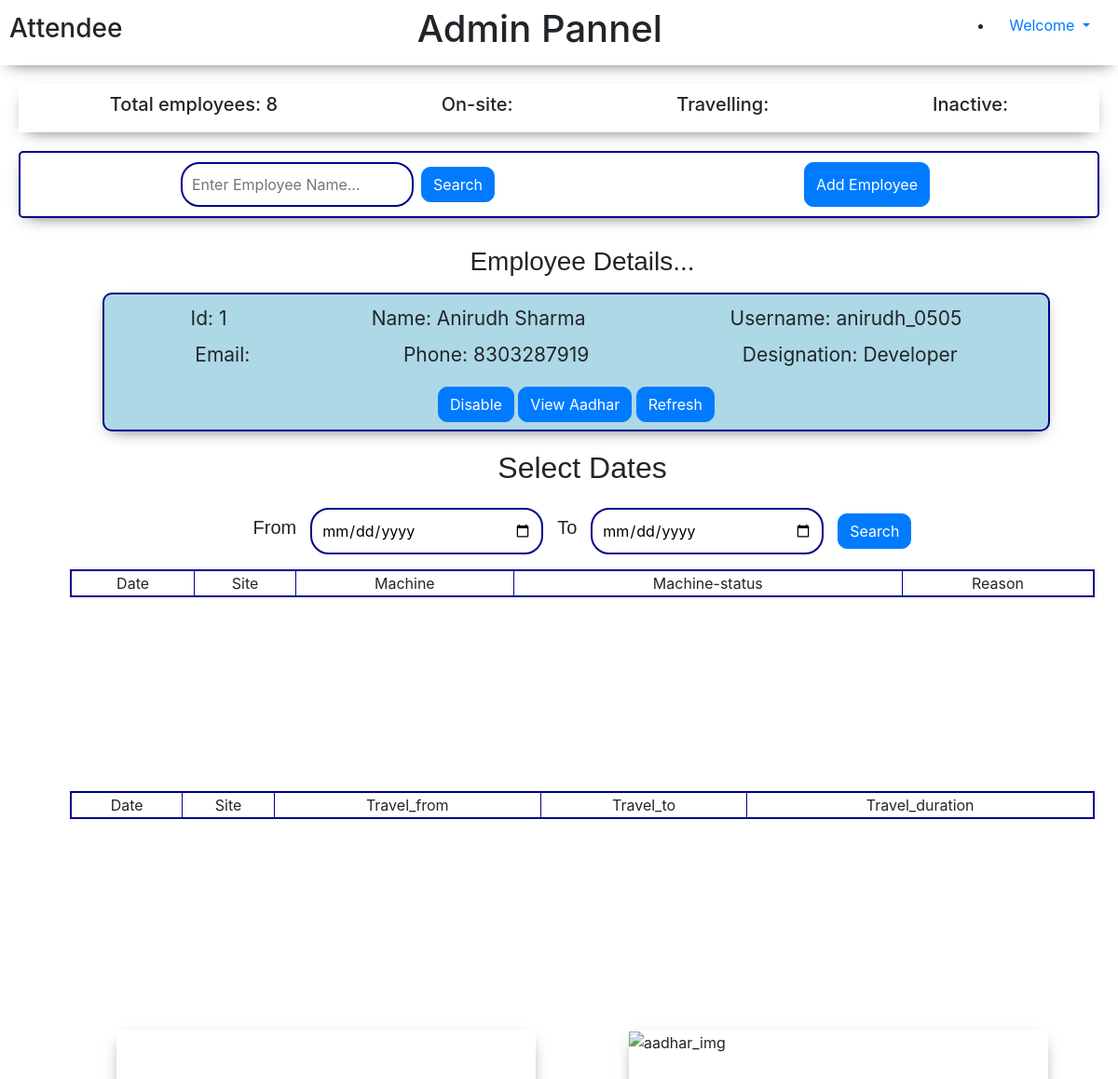
Page /workdetail/1/2020-10-08 (signed in) on the earlier database version.
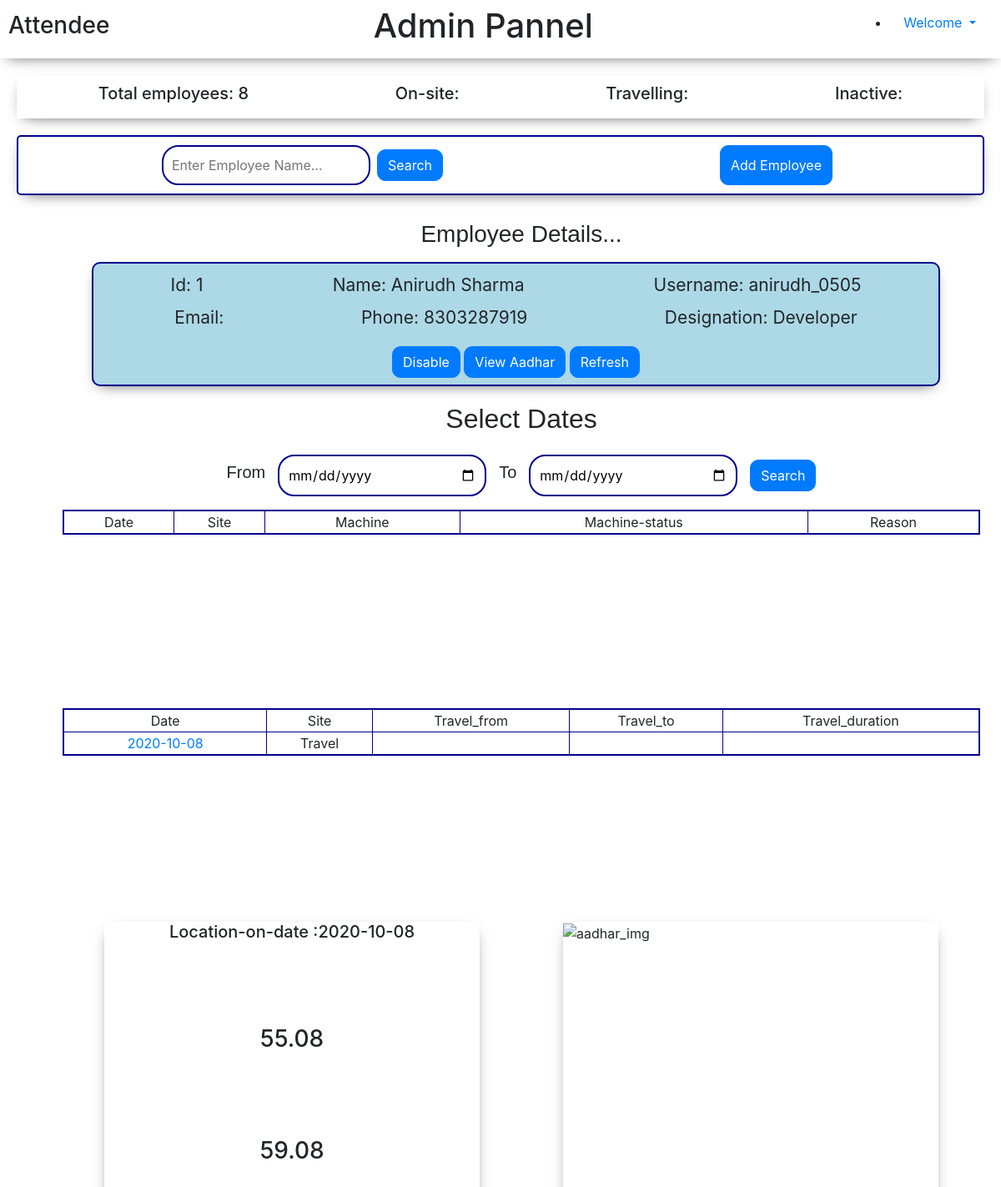
Same page on the later database version.
### attende/models.py (models this page shows, shortened)
class Employee(models.Model):
    emp_id = models.AutoField(primary_key=True)
    employee_name = models.CharField(max_length=100)
    employee_phone = models.IntegerField()
    designation = models.CharField(max_length=20)
    place = models.CharField(max_length=30)
    employee_username = models.CharField(max_length=25)
    employee_aadhar = models.ImageField(upload_to ="attende/aadhar", default="")
    employee_email = models.CharField(max_length=500, default="")

class WorkDates(models.Model):
    employee = models.ForeignKey(Employee, on_delete=models.CASCADE, null=True)
    emp_date = models.DateField()
    emp_work_status = models.CharField(max_length=50, default="", blank=True)
    emp_latitude = models.DecimalField(max_digits=5, decimal_places=2, default=0)
    emp_longitude = models.DecimalField(max_digits=5, decimal_places=2, default=0)
    emp_work_modelNumber  = models.IntegerField(blank=True, null=True)
    emp_totalProdution  = models.IntegerField(blank=True, null=True)
    emp_running = models.IntegerField(blank=True, null=True)
    emp_maintainParts = models.CharField(max_length=500, default="", blank=True)
    emp_partsReason = models.CharField(max_length=500, default="", blank=True)
    maintain_partsImg = models.ImageField(upload_to="attende/aadhar", default="", blank=True)
    travel_from = models.CharField(max_length=100, default="", blank=True)
    travel_to = models.CharField(max_length=100, default="", blank=True)
    travel_by = models.CharField(max_length=100, default="", blank=True)
    travel_duration = models.DecimalField(max_digits=5, decimal_places=2, default=0, blank=True)
    travel_purpose = models.CharField(max_length=100, default="", blank=True)
    travel_force =  models.IntegerField(blank=True, null=True)
    accompanied_emp2 = models.IntegerField(blank=True, null=True)
    accompanied_emp3 =  models.IntegerField(blank=True, null=True)
    accompanied_emp4 =  models.IntegerField(blank=True, null=True)
    accompanied_emp5 =  models.IntegerField(blank=True, null=True)

### attende/views.py (the view)
# urls.py: path('workdetail/<id>/<date>', views.wd, name="wd"),
def wd(request, id, date):
    if request.user.is_authenticated:
        empData = []
        employe = Employee.objects.all()
        for em in employe:
            empData.append(em)
        ed = Employee.objects.filter(emp_id=id)
        totalemp  = Employee.objects.all().count()
        emplc = WorkDates.objects.filter(employee__emp_id=id, emp_date=date)
        empworkdt = WorkDates.objects.filter(employee__emp_id=id, emp_work_status="Travel", emp_date=date)
        empworkds = WorkDates.objects.filter(employee__emp_id=id, emp_work_status="On Site", emp_date=date)
        if request.method == "POST":
            d1 = request.POST['datefrom']
            d2 = request.POST['dateto']
            empwrkt =  WorkDates.objects.filter(employee__emp_id=id, emp_work_status="Travel", emp_date__range=(d1, d2))
            empwrkds = WorkDates.objects.filter(employee__emp_id=id, emp_work_status="On Site", emp_date__range=(d1, d2))
            params = { 'empData' : empData,
                   'empdetail': ed,
                   'totalemp': totalemp,
                   'empwrkt': empwrkt,
                   'empwrkds': empwrkds,
                   'id': id,
                   'emplc': emplc,
                   'd1': d1,
                   'd2': d2}
            return render(request, 'attende/admin.html', params)
        else:
            params = { 'empData' : empData,
                   'empdetail': ed,
                   'totalemp': totalemp,
                   'empworkdt': empworkdt,
                   'empworkds': empworkds,
                   'id': id,
                   'emplc':emplc,
                   'd1': "mm-dd-yyyy",
                    'd2': "mm-dd-yyyy" }
            return render(request, 'attende/admin.html', params)
    else:
        messages.warning(request, "Something went wrong")
        return redirect('/hd')

### templates/attende/admin.html (shortened to what the changed rows need)
<!doctype html>
<html lang="en">
<head>
    <link rel="stylesheet" href="https://cdn.jsdelivr.net/npm/bootstrap@4.5.3/dist/css/bootstrap.min.css"
>
</head>
<body>
    <div class="admin_top">
        <h1>Admin Pannel</h1>
    </div>
    <div class="admin_bottom">
        <div class="emp_details">
            <div class="empDetails_middleA">
                <div class="details container mt-3">
                    {% for emp in empdetail %}
                    <div class="ed">
                        <p1 style="font-size: 21px;">Id: {{emp.emp_id}}</p1>
                        <p1 style="font-size: 21px;">Name: {{emp.employee_name}}</p1>
                        <p1 style="font-size: 21px;">Username: {{emp.employee_username}}</p1>
                    </div>
                    {% endfor %}
                    {% for emp in empdetail %}
                    <div class="e mt-2">
                        <p1 style="font-size: 21px;">Email: {{emp.employee_email}}</p1>
                        <p1 style="font-size: 21px;">Phone: {{emp.employee_phone}}</p1>
                        <p1 style="font-size: 21px;">Designation: {{emp.designation}}</p1>
                    </div>
                    {% endfor %}
                </div>
            </div>
            <div class="empDetails_middleB mt-1">
                <center>
                    <h2 style=" font-family: Comic Sans MS, cursive, sans-serif;">Select Dates</h2>
                </center>
                <div class="container mt-3">
                    <div class="emp_workDetail1 mt-5">
                        <table border="1" style="width: 100%;">
                            {% for e in empworkdt %}
                            <tr align="center">
                                <td><a
                                        href='/workdetail/{{id}}/{{e.emp_date|date:"Y-m-d"}}'>{{e.emp_date|date:"Y-m-d"}}</a>
                                </td>
                                <td>{{e.emp_work_status}}</td>
                                <td></td>
                                <td></td>
                                <td></td>
                            </tr>
                            {% endfor %}
                        </table>
                    </div>
                </div>
            </div>
            <div class="container mt-3">
                <div class="empDetailBottom">
                    <div class="map">
                        {% for l in emplc %}
                        <center>
                            <h5>Location-on-date :{{l.emp_date|date:"Y-m-d"}}</h5>
                        </center>
                        {% endfor %}
                        <center>
                            {% for emp in emplc%}
                            <h3 style="margin-top: 100px;">{{emp.emp_latitude}}</h3>
                            <h3 style="margin-top: 100px;">{{emp.emp_longitude}}</h3>
                            {% endfor %}
                        </center>
                    </div>
                </div>
            </div>
        </div>
    </div>
</body>
</html>

Differences in the rows shown:
added WorkDates: emp_date "2020-10-08", emp_work_status "Travel", emp_latitude "55.08", emp_longitude "59.08"
